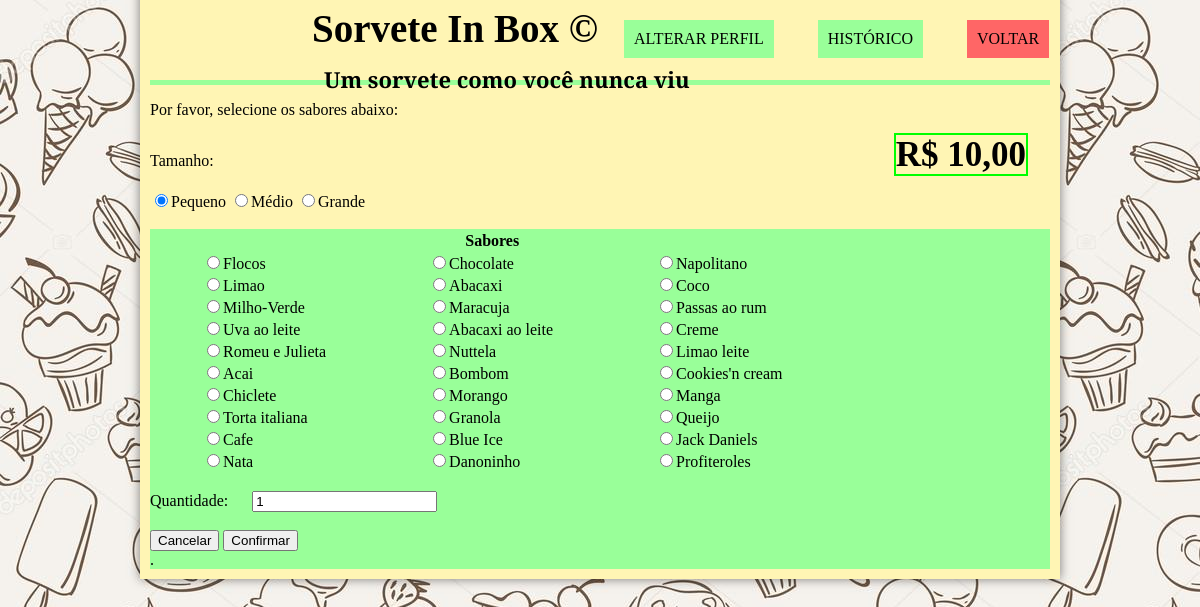
Screenshot of /login/pedido.php with the database file from the repository.
### tables this page shows
CREATE TABLE IF NOT EXISTS `sorvete` (
  `id_sorvete` int(11) NOT NULL,
  `sabor` varchar(200) DEFAULT NULL,
  PRIMARY KEY (`id_sorvete`)
);

### login/pedido.php (the view, shortened to what this page needs)
<?php
$conectbd = mysqli_connect($_SESSION["host"], $_SESSION["user"], $_SESSION["pswd"], $_SESSION["banco"]);
?>
<!DOCTYPE html>
<html lang="en" dir="ltr">
<head>
  <link rel="stylesheet" href="_css/layout.css">
  <link rel="stylesheet" href="_css/index.css">
  <link rel="stylesheet" href="_css/pedido.css">
</head>
<body background-repeat = "no-repeat" background = "../background2.jpg">
<div id="interface">
      <header id="cabecalho">
        <hgroup>
        <h1>Sorvete In Box &copy</h1>
        <h2>Um sorvete como você nunca viu</h2>
        </hgroup>
        <nav id="menu">
            <ul id="segunda">
            <a href="alterar.php">Alterar Perfil</a>
            <a href="historico.php">Histórico</a>
            <a href="index.php" id="exit">Voltar</a>
          </ul>
        </nav>
      </header>
    <p id="pedido"> Por favor, selecione os sabores abaixo:</p>
    <p id="pedido">Tamanho:<font id="pre">R$ 10,00</font></p>
    <input type="radio" name="tamanho" id="rd_peq" value="P" onchange="tama(this.value)" checked>Pequeno
    <input type="radio" name="tamanho" id="rd_med" value="M" onchange="tama(this.value)">Médio
    <input type="radio" name="tamanho" id="rd_gra" value="G" onchange="tama(this.value)">Grande
    <div id="tabela">
      <table id="sabs">
      <tr>
        <th colspan="3">Sabores</th>
      </tr>
    <?php
    $select = mysqli_query($conectbd, "select * from sorvete");
        $x=1;
        while ($rows = mysqli_fetch_array($select)){
        switch ($x){
          case 1:
            echo "<tr>  <td class='col1'> <input type='radio' name='sabor' id=".$rows['id_sorvete'].">".$rows['sabor']."</td>";
            $x++;
          break;
          case 2:
            echo "<td class='col2'>  <input type='radio' name='sabor' id=".$rows['id_sorvete'].">".$rows['sabor']."</td>";
            $x++;
          break;
          case 3:
            echo "<td class='col3'>  <input type='radio' name='sabor' id=".$rows['id_sorvete'].">".$rows['sabor']."</td>  </tr>";
            $x = 1;
          break;
      }
    }
    echo "</table>";
?>
      Quantidade: &nbsp&nbsp&nbsp&nbsp <input type="number" id="quant" onkeyup="qat(this.value)" value="1" min="1">
  <button type="button" id="canc" onClick="cancelar()">Cancelar</button>
  <button type="button" id="conf" onClick="confirmar()">Confirmar</button>
  </br>.
    </div>
</div>
</body>
</html>

### login/_css/layout.css (style rules this page uses)
body { background-color: turquoise; }
div#interface { width: 900px; background-color: rgb(255,245,180); margin: -20px auto 0px auto; box-shadow: 0px 0px 10px rgba(0, 0, 0, .5); padding: 10px 10px 10px 10px; }
header#cabecalho h1 { font-family: 'Noto Serif SC', serif; font-size: 39px; margin-bottom: 0px; margin-top: -10px; position: absolute; left: 26%; top: 2%; }
header#cabecalho h2 { font-family: 'Slabo 27px', serif; font-size: 22px; margin-top: 0px; position: absolute; left: 27%; top: 8%; }
header#cabecalho { border-bottom: 5px rgb(153, 255, 153) solid; height: 82px; }
nav#menu ul#segunda { color: rgb(255,215,0); text-transform: uppercase; list-style: none; position: absolute; top: -2%; left: 47%; }
nav#menu a { text-align: justify; text-decoration: none; color: #000000; display: inline-block; background-color: rgb(153, 255, 153); padding: 10px; margin: 20px; color: #000000; }
nav#menu ul#segunda a#exit { background-color: rgb(255, 102, 102); }

### login/_css/pedido.css (style rules this page uses)
#pre { font-weight: bold; font-size: 35px; margin-left: 680px; border: 2px solid rgb(0, 255, 0); border-collapse: separate; border-spacing: 200px; }
div#tabela { background-color: rgb(153, 255, 153); }
.col1 { padding: 0px 50px; }
.col2 { padding: 0px 50px; }
.col3 { padding: 0px 50px; }

### rows the page displays
sorvete: sabor "Flocos"
sorvete: sabor "Chocolate"
sorvete: sabor "Napolitano"
sorvete: sabor "Limao"
sorvete: sabor "Abacaxi"
sorvete: sabor "Coco"
sorvete: sabor "Milho-Verde"
sorvete: sabor "Maracuja"
sorvete: sabor "Passas ao rum"
sorvete: sabor "Uva ao leite"
sorvete: sabor "Abacaxi ao leite"
sorvete: sabor "Creme"
sorvete: sabor "Romeu e Julieta"
sorvete: sabor "Nuttela"
sorvete: sabor "Limao leite"
sorvete: sabor "Acai"
sorvete: sabor "Bombom"
sorvete: sabor "Cookies'n cream"
sorvete: sabor "Chiclete"
sorvete: sabor "Morango"
sorvete: sabor "Manga"
sorvete: sabor "Torta italiana"
sorvete: sabor "Granola"
sorvete: sabor "Queijo"
sorvete: sabor "Cafe"
sorvete: sabor "Blue Ice"
sorvete: sabor "Jack Daniels"
sorvete: sabor "Nata"
sorvete: sabor "Danoninho"
sorvete: sabor "Profiteroles"
